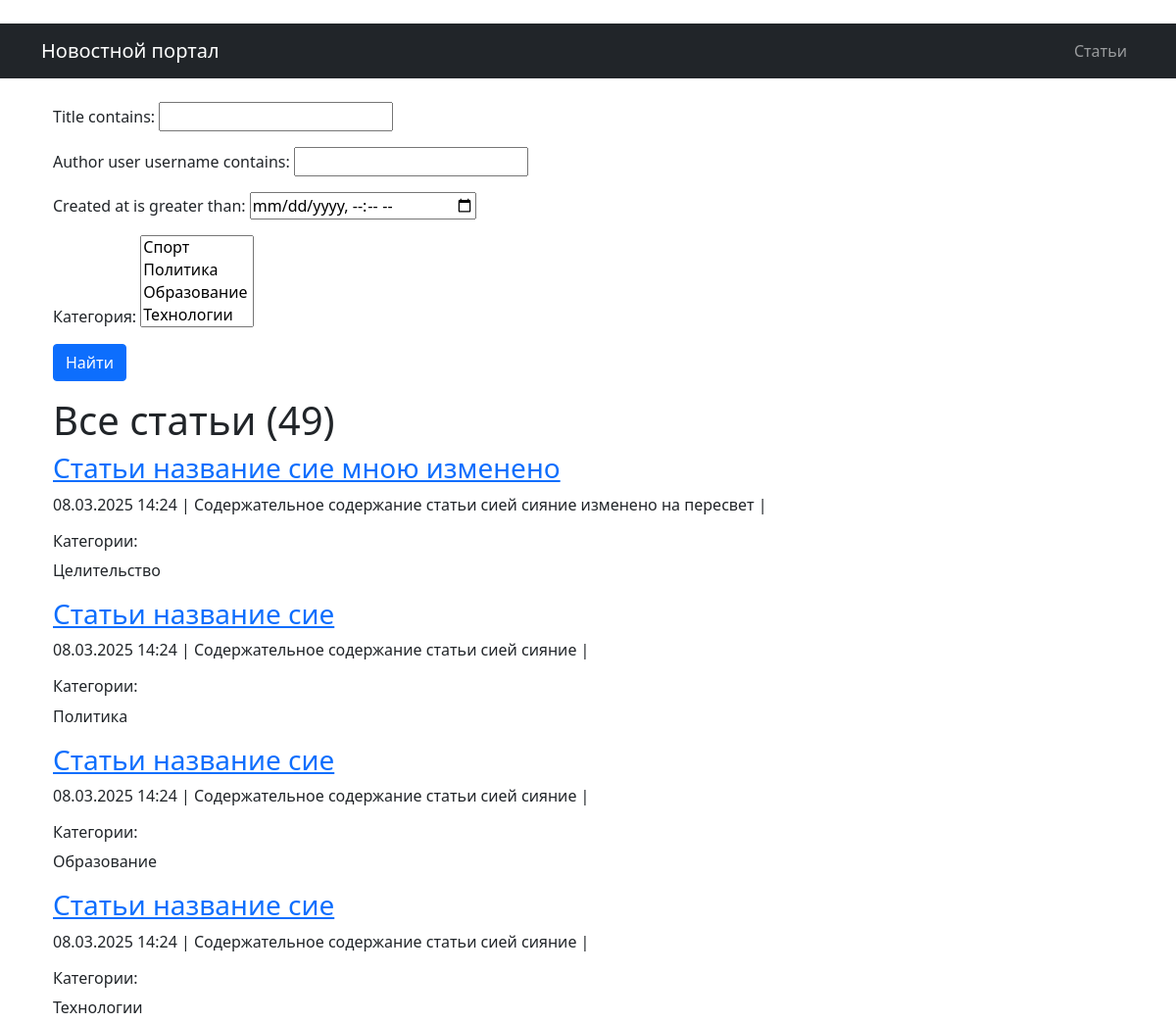
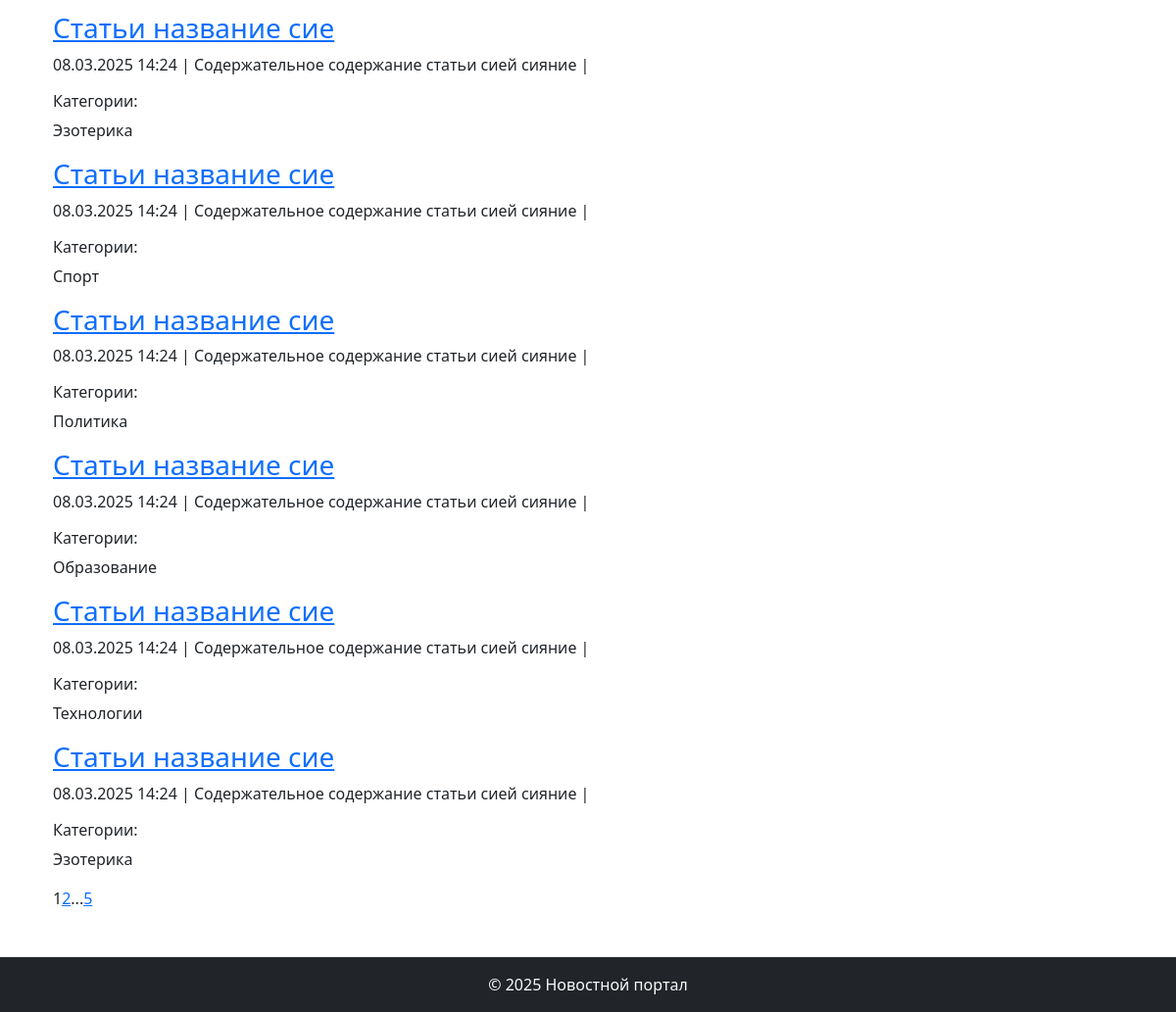
Screenshot of /articles/ (signed in) with the database file from the repository (2 pictures, top to bottom).
### biblio/models.py (models this page shows, shortened)
class Post(models.Model):
    NEWS = 'NW'
    ARTICLE = 'AR'
    POST_TYPES = [
        (NEWS, 'Новость'),
        (ARTICLE, 'Статья')
    ]
    author = models.ForeignKey(Author, on_delete=models.CASCADE)
    post_type = models.CharField(max_length=2, choices=POST_TYPES)
    created_at = models.DateTimeField(auto_now_add=True)
    categories = models.ManyToManyField(Category, through='PostCategory')
    title = models.CharField(max_length=255)
    text = models.TextField()
    rating = models.IntegerField(default=0)
    def preview(self):
        return f"{self.text}"

class Category(models.Model):
    name = models.CharField(max_length=255, unique=True)
    subscribers = models.ManyToManyField(User, blank = True, related_name='categories')
    def __str__(self):
        return self.name

### biblio/views.py (the view)
# urls.py: path('articles/', ArticlesList.as_view(), name='articles_list'),
class ArticlesList(PermissionRequiredMixin, ListView):
    model = Post
    template_name = 'articles/articles_list.html'
    context_object_name = 'article'
    queryset = Post.objects.filter(post_type='AR').order_by('-created_at')
    paginate_by = 10
    permission_required = ('biblio.view_post',)
    def get_queryset(self):
        queryset = super().get_queryset().filter(post_type='AR')
        self.filterset = SearchPost(self.request.GET, queryset)
        return self.filterset.qs
    def get_context_data(self, **kwargs):
        context = super().get_context_data(**kwargs)
        context['filterset'] = self.filterset
        context['news_count'] = Post.objects.filter(post_type='NW').count()
        context['article_count'] = Post.objects.filter(post_type='AR').count()
        context['time_now'] = datetime.now()
        context['next_sale'] = "Распродажа в среду!"
        return context

### biblio/templatetags/custom_filters.py (called while the page is built)
@register.filter()
def censor (value):
    for word in censor_list:
        value = value.replace(word[1:-1], "*" * len(word[1:-1]))
    return value

### biblio/templatetags/custom_tags.py (called while the page is built)
@register.simple_tag(takes_context=True)
def url_replace(context, **kwargs):
   d = context['request'].GET.copy()
   for k, v in kwargs.items():
       d[k] = v
   return d.urlencode()

### templates/articles/articles_list.html (shortened to what this page needs)
{% extends 'default.html' %}{% load custom_filters %}{% load custom_tags %}{% block content %}   <div class="container mt-3">       <form action="" method="get">           {{ filterset.form.as_p }}           <input type="submit" value="Найти" class="btn btn-primary" />       </form>       <h1>Все статьи ({{ article_count }})</h1>       <div class="articles-list">           {% if article %}               {% for post in article %}                   <div class="post">                       <h3><a href="{% url 'biblio:articles_detail' post.id %}">{{ post.title|censor }}</a></h3>                       <p class="post-meta">                           {{ post.created_at|date:"d.m.Y H:i" }} |                           {{ post.preview|censor|truncatewords:20 }} |                           <h6>Категории:</h6>                           {% for category in post.categories.all %}                               {{ category.name }} {% endfor %}                       </p>                   </div>               {% endfor %}           {% else %}               <p>Статей пока нет.</p>           {% endif %}           <div class="pagination">               {{ page_obj.number }}               {% if page_obj.has_next %}                   <a href="?{% url_replace page=page_obj.next_page_number %}">{{ page_obj.next_page_number }}</a>                   {% if paginator.num_pages != page_obj.next_page_number %}                       ...                       <a href="?{% url_replace page=page_obj.paginator.num_pages %}">{{ page_obj.paginator.num_pages }}</a>                   {% endif %}               {% endif %}           </div>       </div>   </div>{% endblock content %}

### templates/default.html (shortened to what this page needs)
﻿<!DOCTYPE html>
<html lang="ru">
<head>
    <link href="https://cdn.jsdelivr.net/npm/bootstrap@5.1.3/dist/css/bootstrap.min.css" rel="stylesheet">
</head>
<body>
    <nav class="navbar navbar-expand-lg navbar-dark bg-dark">
        <div class="container">
            <a class="navbar-brand" href="{% url 'biblio:news_list' %}">Новостной портал</a>
            <div class="navbar-nav">
                <a class="nav-link" href="{% url 'biblio:articles_list' %}">Статьи</a>
            </div>
        </div>
    </nav>
    <main class="container mt-4">
        {% block content %}{% endblock %}
    </main>
    <footer class="bg-dark text-light mt-5 py-3">
        <div class="container text-center">
            &copy; 2025 Новостной портал
        </div>
    </footer>
</body>
</html>

### rows the page displays
Post: title|censor "Статьи название сие мною изменено", created_at "08.03.2025 14:24", preview|censor "Содержательное содержание статьи сией сияние изменено на пересвет"
Category: name "Целительство"
Post: title|censor "Статьи название сие", created_at "08.03.2025 14:24", preview|censor "Содержательное содержание статьи сией сияние"
Category: name "Политика"
Post: title|censor "Статьи название сие", created_at "08.03.2025 14:24", preview|censor "Содержательное содержание статьи сией сияние"
Category: name "Образование"
Post: title|censor "Статьи название сие", created_at "08.03.2025 14:24", preview|censor "Содержательное содержание статьи сией сияние"
Category: name "Технологии"
Post: title|censor "Статьи название сие", created_at "08.03.2025 14:24", preview|censor "Содержательное содержание статьи сией сияние"
Category: name "Эзотерика"
Post: title|censor "Статьи название сие", created_at "08.03.2025 14:24", preview|censor "Содержательное содержание статьи сией сияние"
Category: name "Спорт"
Post: title|censor "Статьи название сие", created_at "08.03.2025 14:24", preview|censor "Содержательное содержание статьи сией сияние"
Post: title|censor "Статьи название сие", created_at "08.03.2025 14:24", preview|censor "Содержательное содержание статьи сией сияние"
Post: title|censor "Статьи название сие", created_at "08.03.2025 14:24", preview|censor "Содержательное содержание статьи сией сияние"
Post: title|censor "Статьи название сие", created_at "08.03.2025 14:24", preview|censor "Содержательное содержание статьи сией сияние"

### other values shown
{{ article_count }} "49"
{{ page_obj.number }} "1"
{{ page_obj.next_page_number }} "2"
{{ page_obj.paginator.num_pages }} "5"
